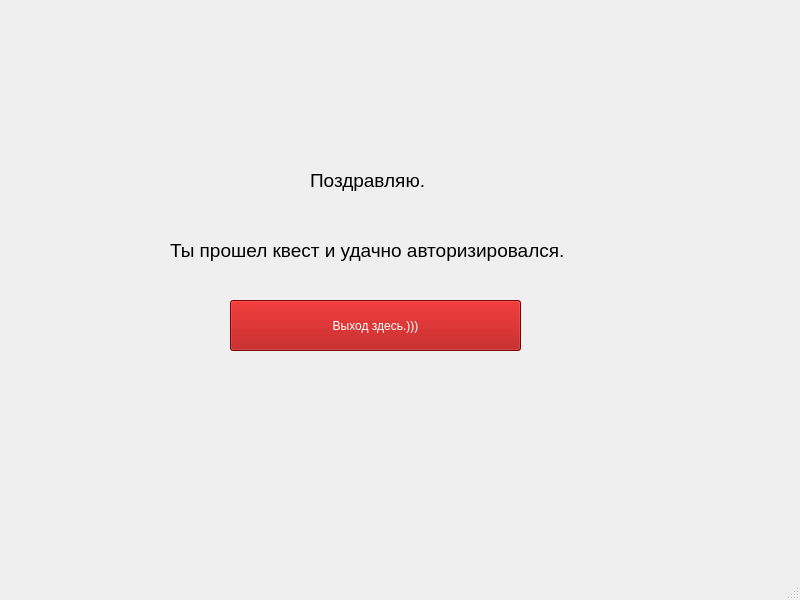
<?xml version="1.0" encoding="UTF-8"?>
<ui version="4.0">
 <class>MainWindow</class>
 <widget class="QMainWindow" name="MainWindow">
  <property name="geometry">
   <rect>
    <x>0</x>
    <y>0</y>
    <width>800</width>
    <height>600</height>
   </rect>
  </property>
  <property name="windowTitle">
   <string>MainWindow</string>
  </property>
  <widget class="QWidget" name="centralwidget">
   <widget class="QLabel" name="label">
    <property name="geometry">
     <rect>
      <x>310</x>
      <y>140</y>
      <width>141</width>
      <height>81</height>
     </rect>
    </property>
    <property name="font">
     <font>
      <pointsize>14</pointsize>
     </font>
    </property>
    <property name="text">
     <string>Поздравляю.</string>
    </property>
   </widget>
   <widget class="QLabel" name="label_2">
    <property name="geometry">
     <rect>
      <x>170</x>
      <y>210</y>
      <width>411</width>
      <height>81</height>
     </rect>
    </property>
    <property name="font">
     <font>
      <pointsize>14</pointsize>
     </font>
    </property>
    <property name="text">
     <string>Ты прошел квест и удачно авторизировался.</string>
    </property>
   </widget>
   <widget class="QPushButton" name="pushButton">
    <property name="geometry">
     <rect>
      <x>230</x>
      <y>300</y>
      <width>291</width>
      <height>51</height>
     </rect>
    </property>
    <property name="styleSheet">
     <string notr="true">background-color: rgb(170, 0, 0);
color: rgb(255, 255, 255);
font: 700 18pt &quot;Segoe UI&quot;;</string>
    </property>
    <property name="text">
     <string>Выход здесь.)))</string>
    </property>
   </widget>
  </widget>
  <widget class="QMenuBar" name="menubar">
   <property name="geometry">
    <rect>
     <x>0</x>
     <y>0</y>
     <width>800</width>
     <height>21</height>
    </rect>
   </property>
  </widget>
  <widget class="QStatusBar" name="statusbar"/>
 </widget>
 <resources/>
 <connections/>
</ui>
